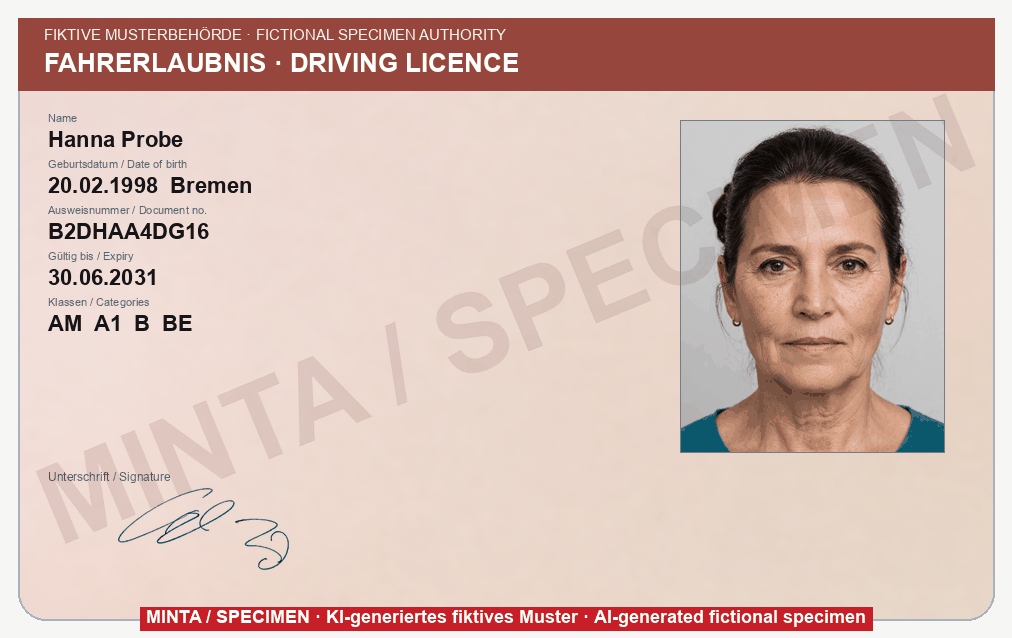
#> input picture eval/fixtures/visual/images/de-driving_licence-front.png, 1012 x 638 px
$ python -i ocr_frame.py   (imports and definitions only)
#> lines starting #> are read from the running program, lines starting #| are printed output that depends on the picture; after the words box and inside, x2 and y2 are one past the last pixel; in counts of white or black regions, pixels touching at a corner belong together
#> further down, picture is the input picture: PIL image 1012x638 P; mean R, G, B 214.6, 187.8, 179.1
"""Page geometry, skew estimation, and security-print background suppression for OCR."""

from __future__ import annotations

import itertools
import math
from dataclasses import dataclass

from PIL import Image, ImageChops, ImageOps

from pii_guard.visual.regions import Box

__all__ = [
    "MAX_SKEW",
    "MIN_SKEW",
    "TINT",
    "TINTED_PAGE",
    "PageFrame",
    "_background",
    "_centre_in",
    "_clamp",
    "_merge_boxes",
    "_tinted_share",
    "estimate_skew",
    "suppress_background",
]

#: A page read below ``GOOD_READING`` whose pixels are at least this share tinted (a
#: coloured security print: guilloche, rainbow print) is read again with the background
#: suppressed (:func:`suppress_background`). The 65 official specimens are 6-91 % tinted, a
#: screenshot or a scan of black print on white about 0 %.
TINTED_PAGE = 0.05
#: A pixel whose channels differ by more than this counts as tinted.
TINT = 24
#: The skew search: up to this many degrees either way.
MAX_SKEW = 20.0
#: A skew estimate smaller than this many degrees is left alone (Tesseract copes with it).
MIN_SKEW = 1.0


# [74 lines that did not run here, left out]


def suppress_background(image: Image.Image) -> Image.Image:
    """``image`` in greyscale, each pixel its brightest channel (HSV value).

    Security print is light and coloured (a pastel guilloche, rainbow print), the values on it
    dark: the brightest channel turns a pastel tint near white and leaves dark ink dark, where
    plain greyscale keeps the tint mid-grey around the strokes. On the official specimens it
    cut the values Tesseract read no word of from 109 of 274 to 57 (LAB-1183). Saturated
    coloured ink (pure red) whitens too, which is why its reading only replaces a worse one.
    """
    rgb = image.convert("RGB")
    red, green, blue = rgb.split()
    return ImageChops.lighter(ImageChops.lighter(red, green), blue)


def _tinted_share(image: Image.Image) -> float:
    """The share of ``image``'s pixels whose channels differ by more than :data:`TINT`
    (measured on a copy at most 256 px on its longer side)."""
    if image.mode in ("1", "L", "LA", "I", "F", "I;16"):
        return 0.0
    small = image.convert("RGB")
    small.thumbnail((256, 256))
    red, green, blue = small.split()
    high = ImageChops.lighter(ImageChops.lighter(red, green), blue)
    low = ImageChops.darker(ImageChops.darker(red, green), blue)
    spread = ImageChops.subtract(high, low).point(lambda v: 255 if v > TINT else 0)
    histogram = spread.histogram()
    return histogram[255] / max(1, small.width * small.height)


def _background(image: Image.Image) -> float | tuple[int, ...]:
    """The colour to fill the corners of a turned image with: its top-left pixel's (a page's
    margin), so the fill adds no edges for the reader to find."""
    pixel = image.getpixel((0, 0))
    return pixel if pixel is not None else 255


def estimate_skew(image: Image.Image, max_angle: float = MAX_SKEW) -> float:
    """The angle (degrees, counter-clockwise, as Pillow's ``rotate``) that straightens the text
    lines of ``image``, or ``0.0`` when it is already straight within :data:`MIN_SKEW`.

    Projection profile: dark pixels are summed per row of the image turned by each candidate
    angle; text lines lying flat give the sharpest profile. Pure Pillow, on a copy at most
    600 px across (about 30 evaluations, tens of milliseconds).
    """
#> called with max_angle = 20
    gray = image.convert("L")
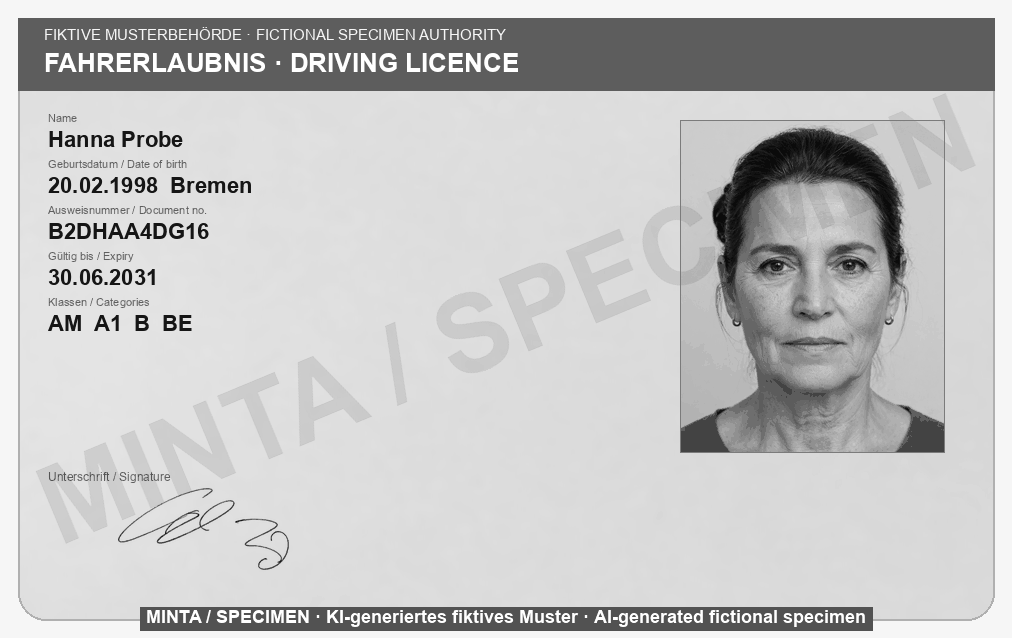
#> gray: PIL image 1012x638 L; min 11, max 255, mean 194.8
    longest = max(gray.size)
#> longest = 1012
    if longest > 600:
        ratio = 600 / longest
#> ratio = 0.593
        gray = gray.resize(
            (max(1, round(gray.width * ratio)), max(1, round(gray.height * ratio))),
            Image.Resampling.BILINEAR,
        )
#> gray: PIL image 600x378 L
    gray = ImageOps.autocontrast(gray)
    ink = gray.point(lambda v: 255 if v < 128 else 0)
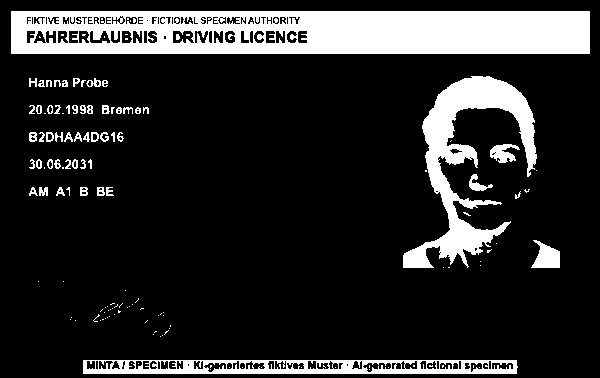
#> ink: PIL image 600x378 L; 16.5% white; 147 white regions (93 under 20 px), largest, box (x1, y1, x2, y2) and area: (11, 11, 590, 54) 22031, (403, 76, 537, 268) 8156, (83, 360, 518, 374) 4185
    if not ink.getbbox():
        return 0.0

    def sharpness(angle: float) -> float:
        turned = ink.rotate(angle, Image.Resampling.BILINEAR, expand=False, fillcolor=0)
        profile = turned.resize((1, turned.height), Image.Resampling.BOX).tobytes()
        return float(sum((b - a) ** 2 for a, b in itertools.pairwise(profile)))

    scores: dict[float, float] = {}

    def best_near(centre: float, step: float, reach: float) -> float:
#> called with centre = 0, step = 2, reach = 20
        count = round(reach / step)
        for i in range(-count, count + 1):
            angle = round(centre + i * step, 2)
            if abs(angle) <= max_angle and angle not in scores:
                scores[angle] = sharpness(angle)
#> after the loop, scores = 21 items
        near = [a for a in scores if abs(a - centre) <= reach + 1e-9]
#> near = [-20, -18, -16, -14, -12, -10, -8, -6, -4, -2, 0, 2, 4, 6, 8, 10, 12, 14, 16, 18, 20]
        return max(near, key=lambda a: (scores[a], -abs(a)))

    angle = best_near(0.0, 2.0, max_angle)
#> angle = 0
    angle = best_near(angle, 0.5, 1.5)
#> the loop in best_near (call 2), `for i in range(-count, count + 1):` made 7 passes
#> angle on passes 1 to 7: -1.5, -1, -0.5, 0, 0.5, 1, 1.5
#> pass 1, in sharpness (call 22), `turned = ink.rotate(angle, Image.Resampling.BILINEAR, expand=False, fi..`:
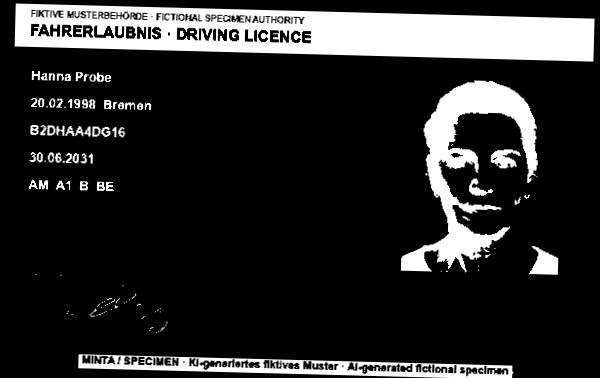
#> turned: PIL image 600x378 L; min 0, max 255, mean 42.1
#> pass 3, in sharpness (call 24), `turned = ink.rotate(angle, Image.Resampling.BILINEAR, expand=False, fi..`:
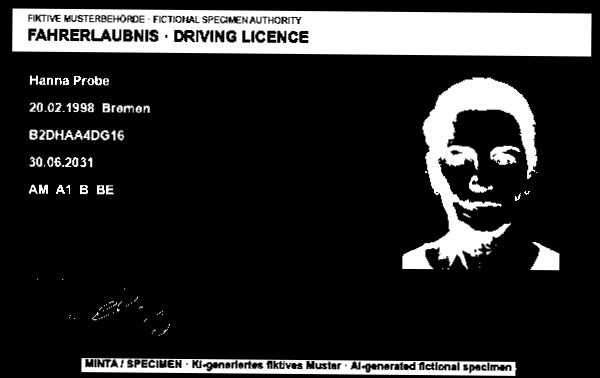
#> turned: PIL image 600x378 L; min 0, max 255, mean 42.2
    angle = best_near(angle, 0.1, 0.4)
#> the loop in best_near (call 3), `for i in range(-count, count + 1):` made 9 passes
#> angle on passes 1 to 9: -0.4, -0.3, -0.2, -0.1, 0, 0.1, 0.2, 0.3, 0.4
#> pass 1, in sharpness (call 28), `turned = ink.rotate(angle, Image.Resampling.BILINEAR, expand=False, fi..`:
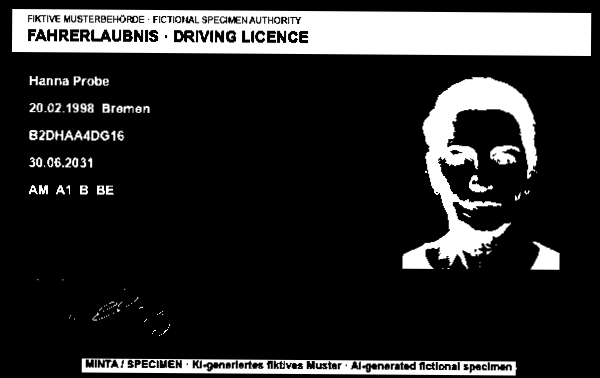
#> turned: PIL image 600x378 L; min 0, max 255, mean 42.2
#> pass 2, in sharpness (call 29), `turned = ink.rotate(angle, Image.Resampling.BILINEAR, expand=False, fi..`:
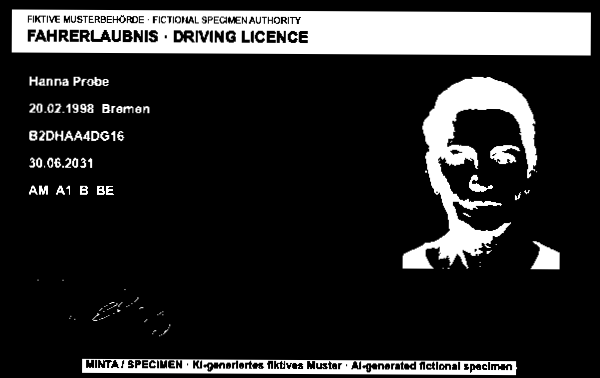
#> turned: PIL image 600x378 L; min 0, max 255, mean 42.2
#> pass 3, in sharpness (call 30), `turned = ink.rotate(angle, Image.Resampling.BILINEAR, expand=False, fi..`:
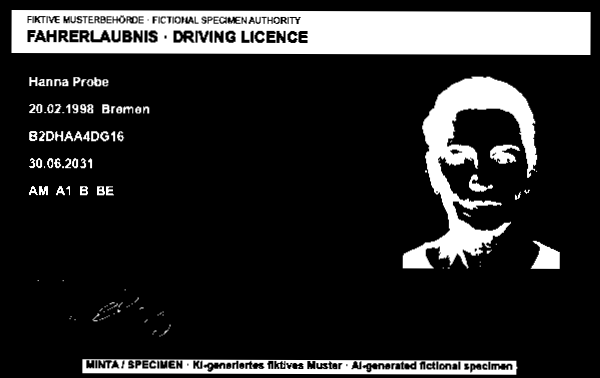
#> turned: PIL image 600x378 L; min 0, max 255, mean 42.2
    if abs(angle) < MIN_SKEW or scores[angle] < scores[0.0] * 1.05:
        return 0.0
    return round(angle, 1)


# [22 lines left out: function _merge_boxes, not called in this run]


def _centre_in(box: Box, tile: Box) -> bool:
    cx, cy = (box.x1 + box.x2) / 2, (box.y1 + box.y2) / 2
    return tile.x1 <= cx <= tile.x2 and tile.y1 <= cy <= tile.y2


# [4 lines left out: function _clamp, not called in this run]

>>> from PIL import Image
>>> picture = Image.open('../../../eval/fixtures/visual/images/de-driving_licence-front.png')
>>> result = estimate_skew(picture)
#> result = 0

$ run again, on eval/fixtures/visual/images/de-id_card-back.png
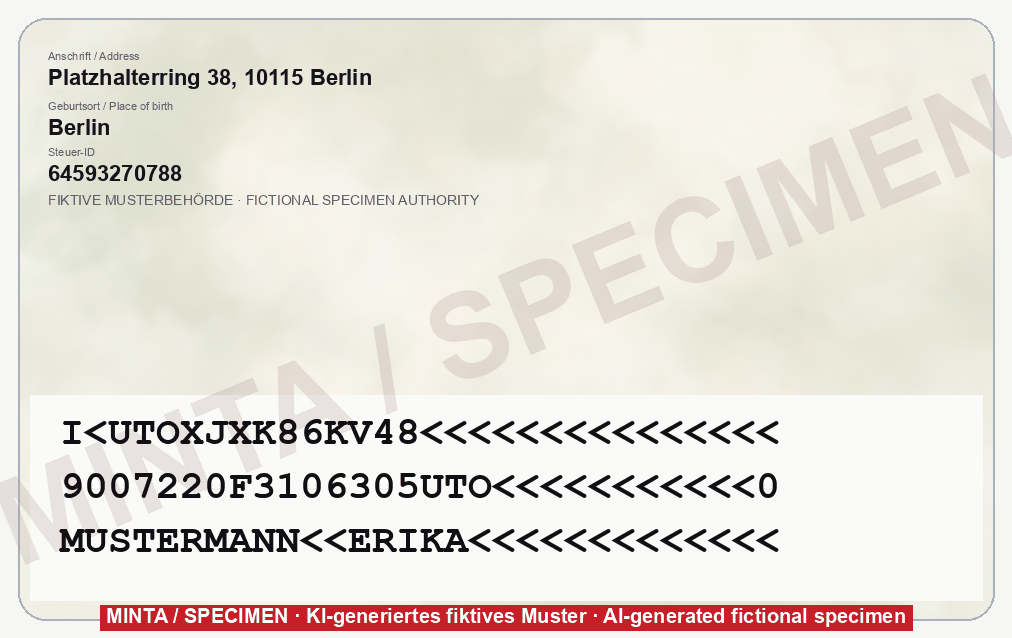
#> input picture eval/fixtures/visual/images/de-id_card-back.png, 1012 x 638 px
#> picture is the input picture: PIL image 1012x638 P; mean R, G, B 231.1, 225.8, 218.7
#> in estimate_skew, `ink = gray.point(lambda v: 255 if v < 128 else 0)`:
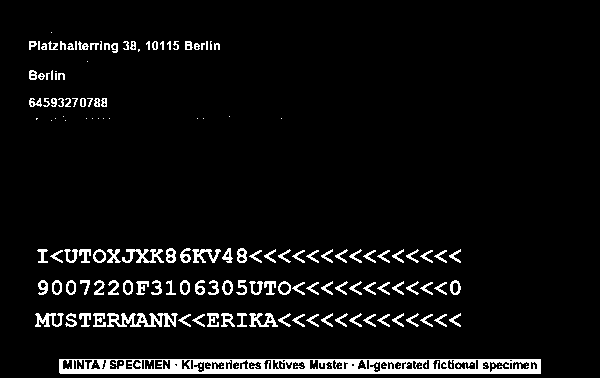
#> ink: PIL image 600x378 L; 5.9% white; 170 white regions (56 under 20 px), largest, box (x1, y1, x2, y2) and area: (59, 359, 541, 374) 5090, (107, 313, 178, 327) 562, (122, 249, 164, 263) 287
#> after the loop in best_near, `for i in range(-count, count + 1):`: scores = 21 items
#> near = [-20, -18, -16, -14, -12, -10, -8, -6, -4, -2, 0, 2, 4, 6, 8, 10, 12, 14, 16, 18, 20]
#> in estimate_skew, `angle = best_near(0.0, 2.0, max_angle)`: angle = 0
#> the loop in best_near (call 2), `for i in range(-count, count + 1):` made 7 passes
#> angle on passes 1 to 7: -1.5, -1, -0.5, 0, 0.5, 1, 1.5
#> the loop in best_near (call 3), `for i in range(-count, count + 1):` made 9 passes
#> angle on passes 1 to 8: -0.4, -0.3, -0.2, -0.1, 0, 0.1, 0.2, 0.3
#> pass 3, in sharpness (call 30), `turned = ink.rotate(angle, Image.Resampling.BILINEAR, expand=False, fi..`:
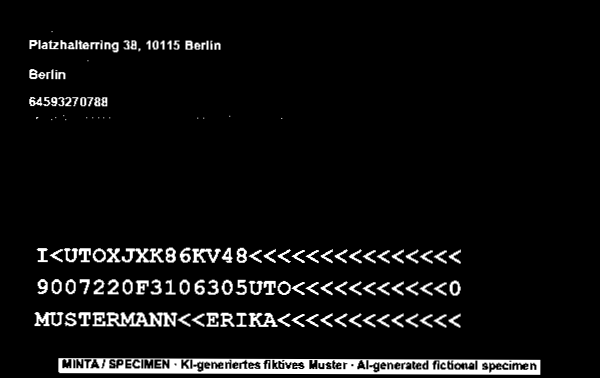
#> turned: PIL image 600x378 L; min 0, max 255, mean 15

$ run again, on eval/fixtures/visual/images/de-id_card-front.png
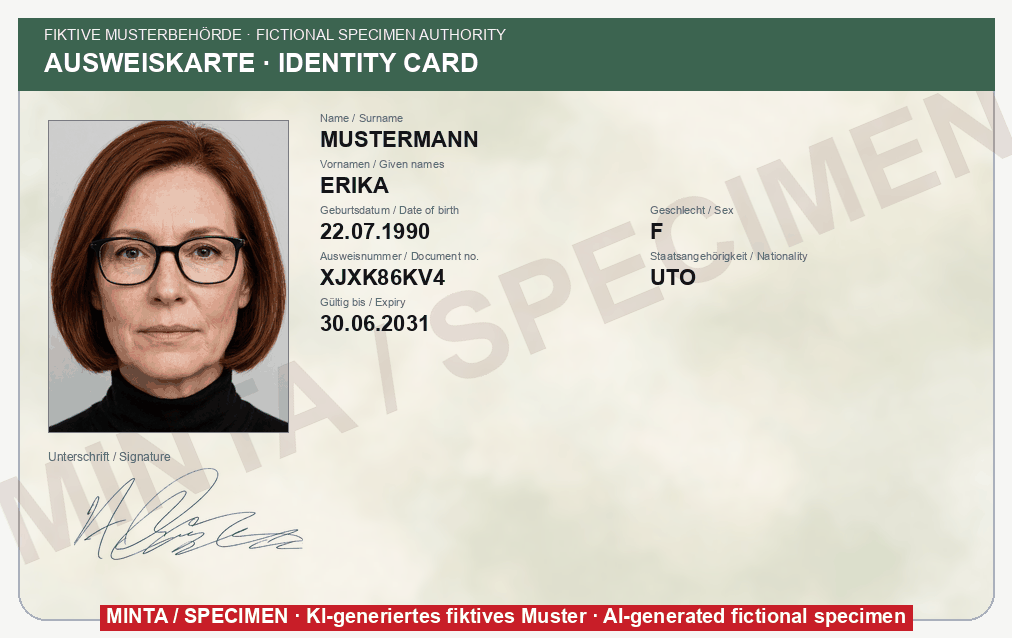
#> input picture eval/fixtures/visual/images/de-id_card-front.png, 1012 x 638 px
#> picture is the input picture: PIL image 1012x638 P; mean R, G, B 202.9, 198.3, 186.7
#> in estimate_skew, `ink = gray.point(lambda v: 255 if v < 128 else 0)`:
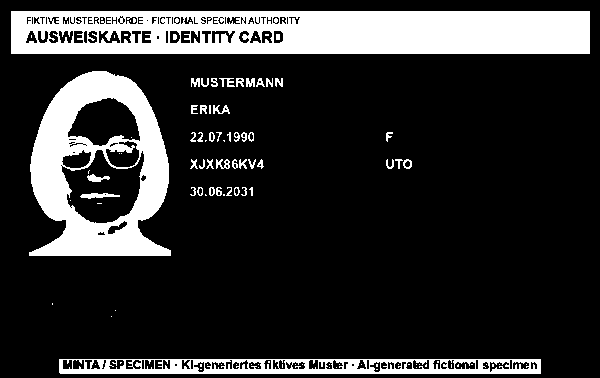
#> ink: PIL image 600x378 L; 18.8% white; 107 white regions (60 under 20 px), largest, box (x1, y1, x2, y2) and area: (11, 11, 590, 54) 22314, (29, 71, 171, 256) 13389, (59, 359, 541, 374) 4937
#> after the loop in best_near, `for i in range(-count, count + 1):`: scores = 21 items
#> near = [-20, -18, -16, -14, -12, -10, -8, -6, -4, -2, 0, 2, 4, 6, 8, 10, 12, 14, 16, 18, 20]
#> in estimate_skew, `angle = best_near(0.0, 2.0, max_angle)`: angle = 0
#> the loop in best_near (call 2), `for i in range(-count, count + 1):` made 7 passes
#> angle on passes 1 to 7: -1.5, -1, -0.5, 0, 0.5, 1, 1.5
#> the loop in best_near (call 3), `for i in range(-count, count + 1):` made 9 passes
#> angle on passes 1 to 8: -0.4, -0.3, -0.2, -0.1, 0, 0.1, 0.2, 0.3
#> pass 3, in sharpness (call 30), `turned = ink.rotate(angle, Image.Resampling.BILINEAR, expand=False, fi..`:
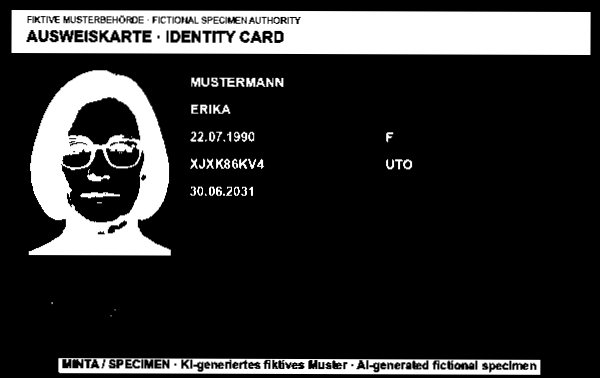
#> turned: PIL image 600x378 L; min 0, max 255, mean 48
